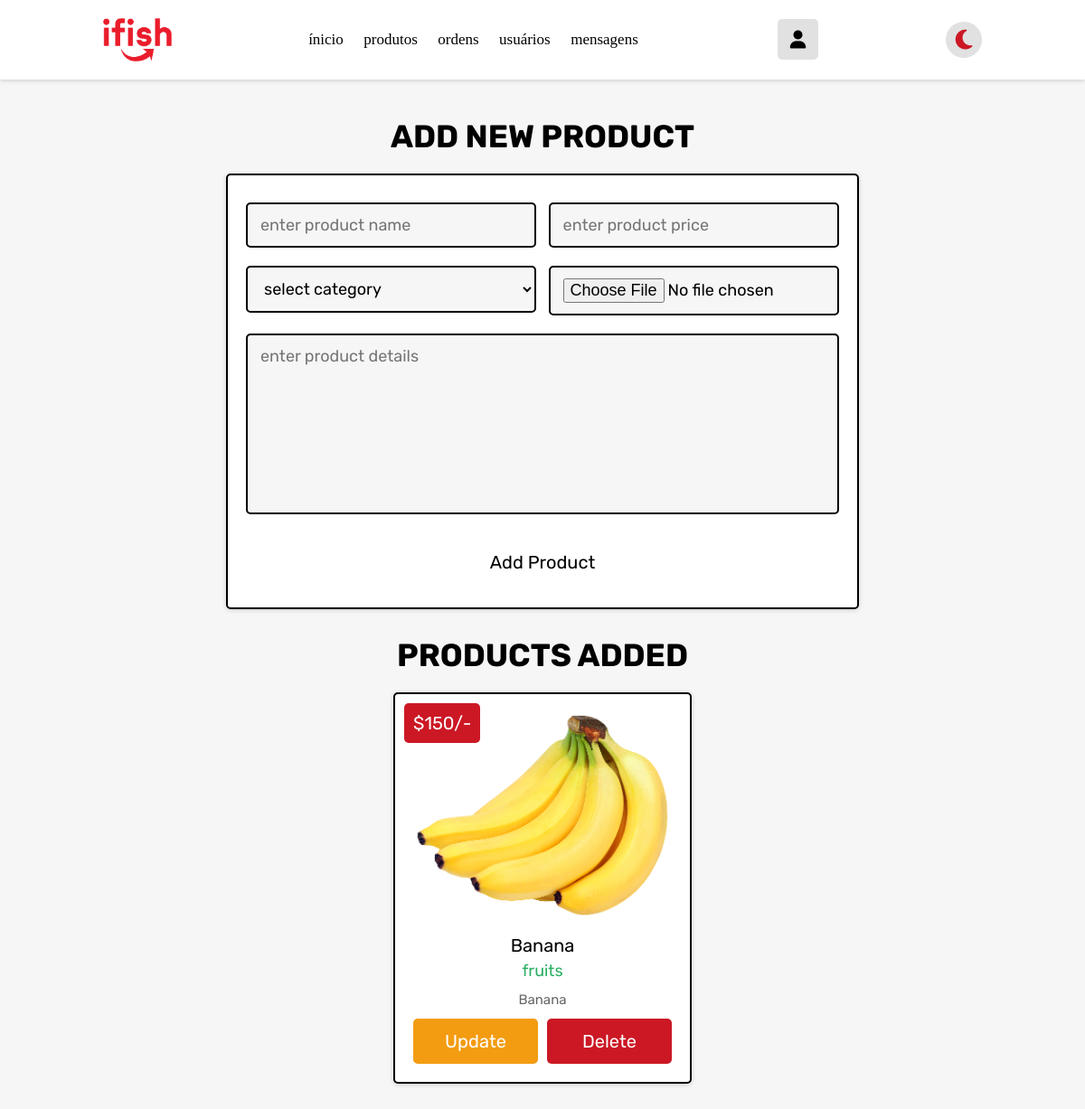
The page /admin_produtos.php (signed in) on the database as committed earlier.
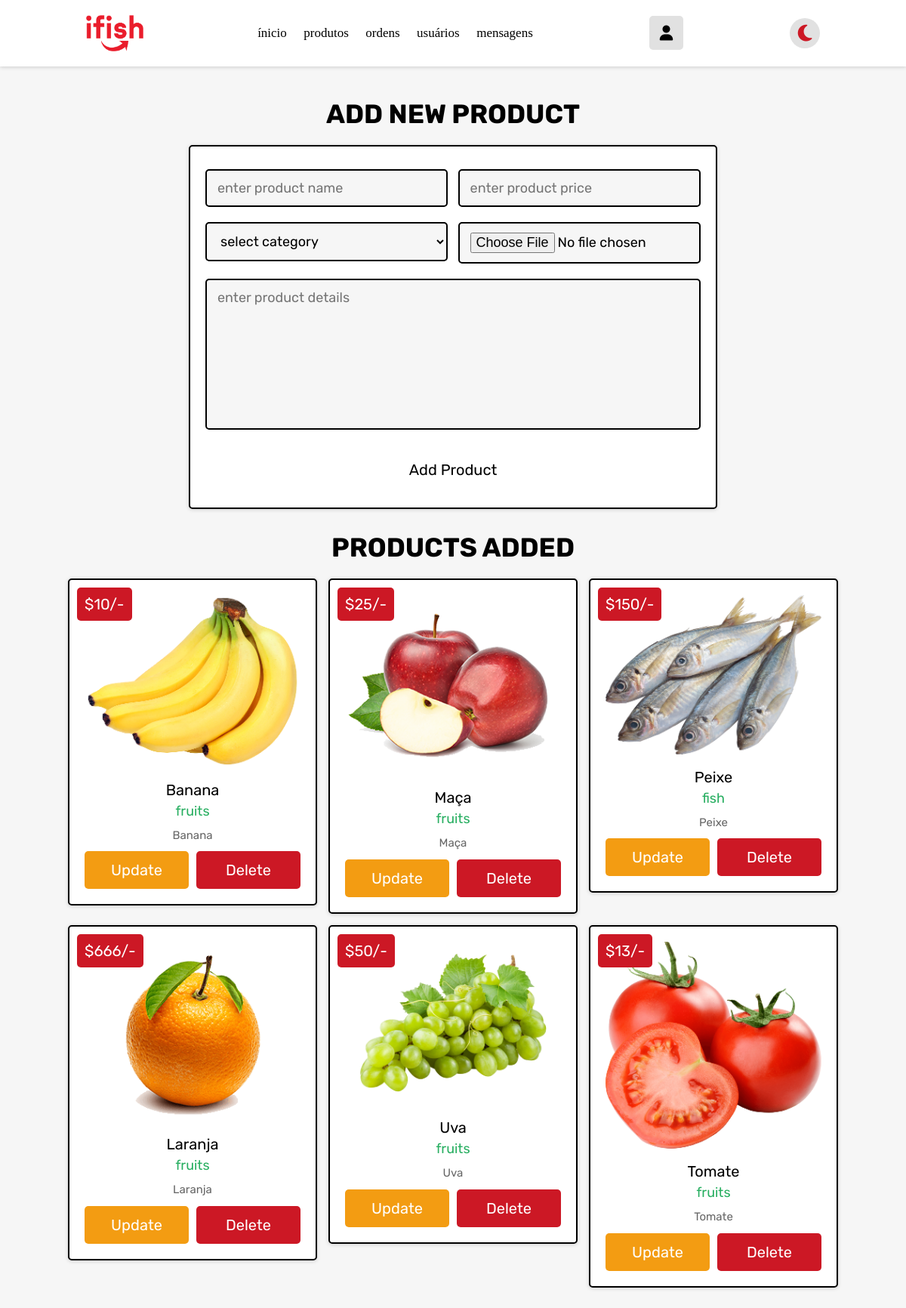
The same page on the database as committed later.
### tables this page shows
CREATE TABLE `produtos` (
  `id` int(100) NOT NULL,
  `nome` varchar(100) NOT NULL,
  `categoria` varchar(20) NOT NULL,
  `detalhes` varchar(500) NOT NULL,
  `preco` int(100) NOT NULL,
  `image` varchar(100) NOT NULL
);

### admin_produtos.php (the view, shortened to what this page needs)
<!DOCTYPE html>
<html lang="en">
<head>
    <link rel="stylesheet" href="css/index.css">
    <link rel="stylesheet" href="css/admin_index.css">
    <link rel="stylesheet" href="css/admin_style.css">
    <link rel="stylesheet" href="css/admin_produtos.css">
    <link rel="stylesheet" href="css/header.css">
    <link rel="stylesheet" href="css/footer.css">
    <link rel="stylesheet" href="https://cdnjs.cloudflare.com/ajax/libs/font-awesome/6.2.0/css/all.min.css" />
</head>
<body class="body">
    <?php include 'admin_header.php'; ?>
    <section class="add-products">
        <h1 class="title">add new product</h1>
        <form action="" method="POST" enctype="multipart/form-data">
            <div class="flex">
                <div class="inputBox">
                    <input type="text" name="name" class="box" required placeholder="enter product name">
                    <select name="categoria" class="box" required>
                        <option value="" selected disabled>select category</option>
                    </select>
                </div>
                <div class="inputBox">
                    <input type="number" min="0" name="preco" class="box" required placeholder="enter product price">
                    <input type="file" name="image" required class="box" accept="image/jpg, image/jpeg, image/png">
                </div>
            </div>
            <textarea name="detalhes" class="box" required placeholder="enter product details" cols="30" rows="10"></textarea>
            <input type="submit" class="btn" value="add product" name="add_product">
        </form>
    </section>
    <section class="show-products">
        <h1 class="title">products added</h1>
        <div class="box-container">
            <?php
            $show_products = $conn->prepare("SELECT * FROM `produtos`");
            $show_products->execute();
            if ($show_products->rowCount() > 0) {
                while ($fetch_products = $show_products->fetch(PDO::FETCH_ASSOC)) {
            ?>
                    <div class="box">
                        <div class="price">$<?= $fetch_products['preco']; ?>/-</div>
                        <img src="uploaded_img/<?= $fetch_products['image']; ?>" alt="">
                        <div class="name"><?= $fetch_products['nome']; ?></div>
                        <div class="cat"><?= $fetch_products['categoria']; ?></div>
                        <div class="details"><?= $fetch_products['detalhes']; ?></div>
                        <div class="flex-btn">
                            <a href="admin_update_product.php?update=<?= $fetch_products['id']; ?>" class="option-btn">update</a>
                            <a href="admin_produtos.php?delete=<?= $fetch_products['id']; ?>" class="delete-btn" onclick="return confirm('delete this product?');">delete</a>
                        </div>
                    </div>
            <?php
                }
            } else {
                echo '<p class="empty">now products added yet!</p>';
            }
            ?>
        </div>
    </section>
</body>
</html>

### admin_header.php (shortened to what this page needs)
<header class="header">
    <img href="index.php" class="ifish-bar" src="img/ifishlogo-red.png" ">
    <nav class=" navbar">
    <a href="admin_index.php">ínicio</a>
    <a href="admin_produtos.php">produtos</a>
    <a href="admin_ordens.php">ordens</a>
    <a href="admin_usuarios.php">usuários</a>
    <a href="admin_mensagens.php">mensagens</a>
    </nav>
    <div class="icons">
        <div class="fas fa-user" id="login-btn"></div>
    </div>
    <div class="icon">
        <div class="fa-solid fa-moon" id="moon"></div>
    </div>
</header>

### css/index.css (style rules this page uses)
:root { --white:#ffffff; --white-medium:#f9f9f9; --light-color:#666; --black:#000000; --red:#cc1825; --dark-red:#9a1e25; --box-shadow:0 0.1rem 0.5rem #ccc; --box-shadow-dark:0 0.1rem 0.5rem rgb(20, 20, 20); }
* { font-family: SulSansRegular; margin:0; padding:0; box-sizing: border-box; outline: none; border:none; text-decoration: none; text-transform: none; transition: all .2s linear; }
html { font-size: 62.5%; overflow-x: hidden; scroll-behavior: smooth; scroll-padding-top: 7rem; }
body { margin: 0; background: var(--white-medium); }
a { outline: hidden; text-decoration: none; text-align: center; }

### css/admin_style.css (style rules this page uses)
.add-products form { max-width: 70rem; padding:2rem; margin:0 auto; text-align: center; border:var(--border); box-shadow: var(--box-shadow); background-color: var(--white); border-radius: .5rem; }
.add-products form .flex { display: flex; justify-content: space-between; flex-wrap: wrap; }
.add-products form .flex .inputBox { width: 49%; }
.add-products form .box { width: 100%; margin:1rem 0; padding:1.2rem 1.4rem; font-size: 1.8rem; color:var(--black); border-radius: .5rem; background-color: var(--light-bg); border:var(--border); }
.add-products form textarea { height: 20rem; resize: none; }
.show-products { padding-top: 0; }
.show-products .box-container { display: grid; grid-template-columns: repeat(auto-fit, 33rem); gap:1.5rem; align-items: flex-start; justify-content:center; }
.show-products .box-container .box { text-align: center; border:var(--border); box-shadow: var(--box-shadow); background-color: var(--white); border-radius: .5rem; padding:2rem; position: relative; }
.show-products .box-container .box .price { position: absolute; top:1rem; left:1rem; padding:1rem; font-size: 2rem; color:var(--white); background-color: var(--red); border-radius: .5rem; }
.show-products .box-container .box img { width: 100%; margin-bottom: 1rem; }
.show-products .box-container .box .name { margin:.5rem 0; font-size: 2rem; color:var(--black); }
.show-products .box-container .box .cat { font-size: 1.8rem; color:var(--green); }
.show-products .box-container .box .details { padding-top: 1rem; font-size: 1.5rem; line-height: 1.5; color:var(--light-color); }

### css/admin_produtos.css (style rules this page uses)
.add-products { margin-top: 100px; }
.add-products form { max-width: 70rem; padding:2rem; margin:0 auto; text-align: center; border:var(--border); box-shadow: var(--box-shadow); background-color: var(--white); border-radius: .5rem; }
.add-products form .flex { display: flex; justify-content: space-between; flex-wrap: wrap; }
.add-products form .flex .inputBox { width: 49%; }
.add-products form .box { width: 100%; margin:1rem 0; padding:1.2rem 1.4rem; font-size: 1.8rem; color:var(--black); border-radius: .5rem; background-color: var(--light-bg); border:var(--border); }
.add-products form textarea { height: 20rem; resize: none; }
.show-products { padding-top: 0; }
.show-products .box-container { display: grid; grid-template-columns: repeat(auto-fit, 33rem); gap:1.5rem; align-items: flex-start; justify-content:center; }
.show-products .box-container .box { text-align: center; border:var(--border); box-shadow: var(--box-shadow); background-color: var(--white); border-radius: .5rem; padding:2rem; position: relative; }
.show-products .box-container .box .price { position: absolute; top:1rem; left:1rem; padding:1rem; font-size: 2rem; color:var(--white); background-color: var(--red); border-radius: .5rem; }
.show-products .box-container .box img { width: 100%; margin-bottom: 1rem; }
.show-products .box-container .box .name { margin:.5rem 0; font-size: 2rem; color:var(--black); }
.show-products .box-container .box .cat { font-size: 1.8rem; color:var(--green); }
.show-products .box-container .box .details { padding-top: 1rem; font-size: 1.5rem; line-height: 1.5; color:var(--light-color); }

Rows that differ between the two databases and show on the page:
changed produtos "Banana": preco "150" → "10"
added produtos: preco "25", image (picture), nome "Maça", categoria "fruits", detalhes "Maça"
added produtos: preco "150", image (picture), nome "Peixe", categoria "fish", detalhes "Peixe"
added produtos: preco "666", image (picture), nome "Laranja", categoria "fruits", detalhes "Laranja"
added produtos: preco "50", image (picture), nome "Uva", categoria "fruits", detalhes "Uva"
added produtos: preco "13", image (picture), nome "Tomate", categoria "fruits", detalhes "Tomate"
